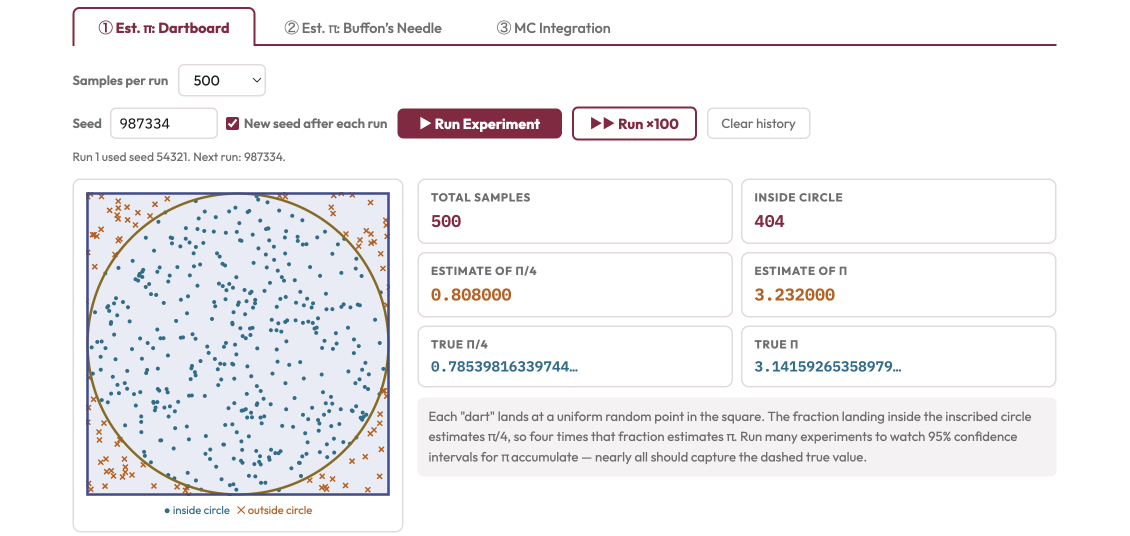
#> input picture monte_carlo/mc_explorer-preview.png, 2260 x 1072 px (shown at 1/2 size)
$ python make_index_preview.py
#> lines starting #> are read from the running program, lines starting #| are printed output that depends on the picture; after the words box and inside, x2 and y2 are one past the last pixel; in counts of white or black regions, pixels touching at a corner belong together
#> `canvas = Image.new('RGB', (W, H), '#ffffff')`: canvas: PIL image 2400x1200 RGB; every value is 255
#!/usr/bin/env python3
"""Build index-preview.png: a 2x2 montage of the four widget previews.

Each tile is center-cropped to the tile aspect, rounded, and floated on a
white ground with a soft drop shadow, in the style of the landing-page
previews on the sibling course sites. Run from the repository root:

    python3 make_index_preview.py

Regenerate whenever one of the four source previews changes, and keep the
og:image:width/height in index.html in step with W and H below. Tiles read
in index order, left to right and top to bottom.
"""

from PIL import Image, ImageDraw, ImageFilter

W, H = 2400, 1200          # canvas; keep the ratio near 2:1 for Twitter/X
MARGIN, GUTTER = 48, 48
RADIUS = 20                # tile corner radius
SHADOW_ALPHA = 60          # 0-255
SHADOW_BLUR = 16
SHADOW_OFFSET = (0, 10)
AA = 4                     # supersampling factor for smooth corners

SOURCES = [
    'monte_carlo/mc_explorer-preview.png',
    'prng/prng_explorer-preview.png',
    'input_modeling/input_analyzer-preview.png',
    'power_analysis/power_explorer-preview.png',
]

tile_w = (W - 2 * MARGIN - GUTTER) // 2
tile_h = (H - 2 * MARGIN - GUTTER) // 2


def center_crop_to(im, w, h):
    """Largest center crop of im with aspect w:h, resized to (w, h)."""
    sw, sh = im.size
    if sw * h > sh * w:                  # too wide: crop the sides
        cw = sh * w // h
        box = ((sw - cw) // 2, 0, (sw - cw) // 2 + cw, sh)
    else:                                # too tall: crop top and bottom
        ch = sw * h // w
        box = (0, (sh - ch) // 2, sw, (sh - ch) // 2 + ch)
    return im.crop(box).resize((w, h), Image.LANCZOS)


def rounded_mask(w, h, radius):
    """Antialiased rounded-rectangle mask, drawn at AA scale."""
#> called with w = 1128, h = 528, radius = 20
    m = Image.new('L', (w * AA, h * AA), 0)
#> m: PIL image 4512x2112 L; every value is 0
    ImageDraw.Draw(m).rounded_rectangle(
        (0, 0, w * AA - 1, h * AA - 1), radius=radius * AA, fill=255)
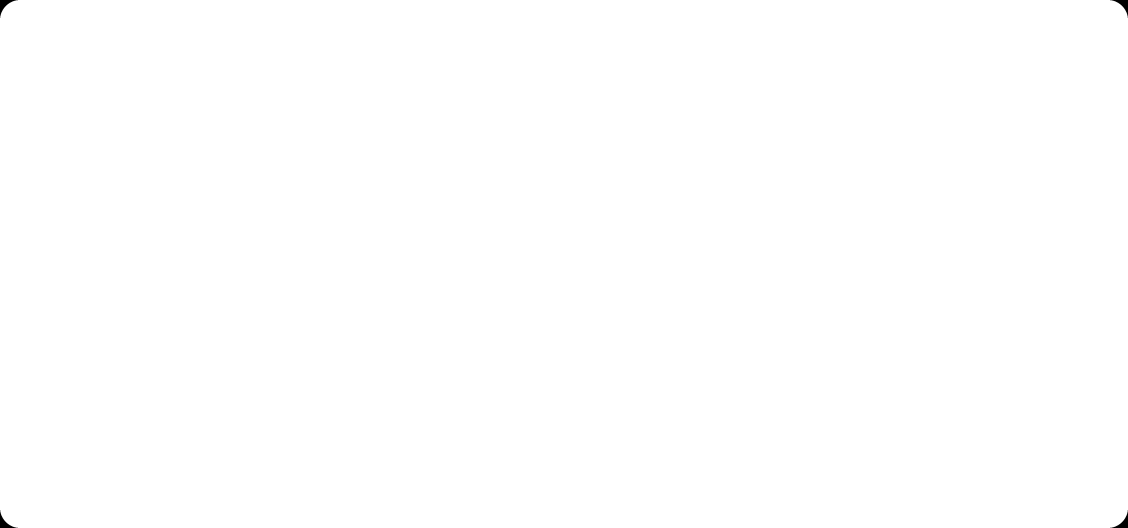
#> m: PIL image 4512x2112 L (shown at 1/4 size); 99.9% white; 4 black regions, box (x1, y1, x2, y2) and area: (0, 0, 72, 72) 1400, (4440, 0, 4512, 72) 1400, (0, 2040, 72, 2112) 1400, (4440, 2040, 4512, 2112) 1400
    return m.resize((w, h), Image.LANCZOS)


canvas = Image.new('RGB', (W, H), '#ffffff')
mask = rounded_mask(tile_w, tile_h, RADIUS)

# One shared shadow stamp: the mask silhouette, blurred.
pad = SHADOW_BLUR * 3
shadow = Image.new('L', (tile_w + 2 * pad, tile_h + 2 * pad), 0)
#> shadow: PIL image 1224x624 L; every value is 0
shadow.paste(mask.point(lambda v: v * SHADOW_ALPHA // 255), (pad, pad))
shadow = shadow.filter(ImageFilter.GaussianBlur(SHADOW_BLUR))
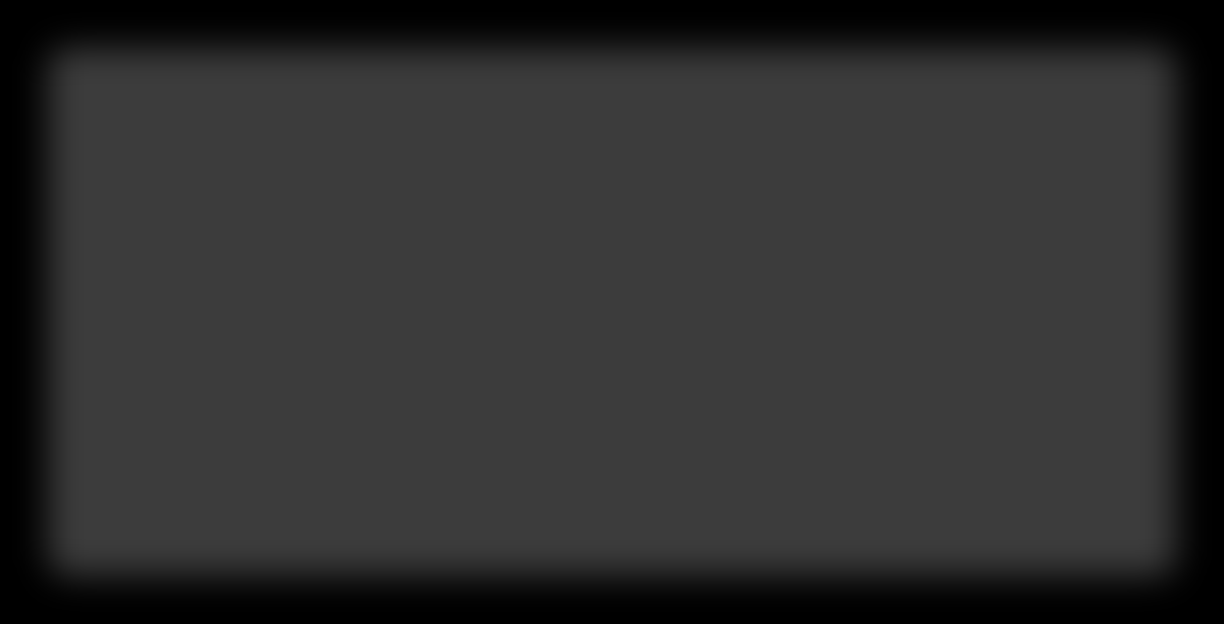
#> shadow: PIL image 1224x624 L; min 0, max 60, mean 46.8

for i, src in enumerate(SOURCES):
    x = MARGIN + (i % 2) * (tile_w + GUTTER)
    y = MARGIN + (i // 2) * (tile_h + GUTTER)
    canvas.paste((0, 0, 0), (x - pad + SHADOW_OFFSET[0], y - pad + SHADOW_OFFSET[1]),
                 shadow)
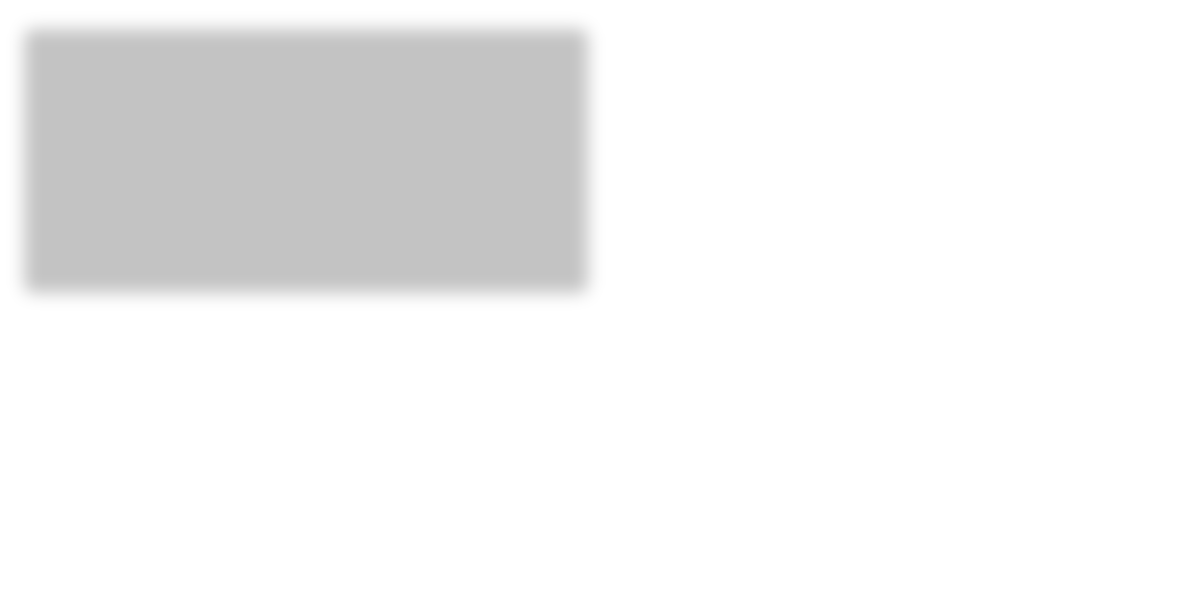
#> canvas: PIL image 2400x1200 RGB (shown at 1/2 size); min 195, max 255, mean 242.6
    tile = center_crop_to(Image.open(src).convert('RGB'), tile_w, tile_h)
#> in center_crop_to, `sw, sh = im.size`: sw = 2260; sh = 1072
#> in center_crop_to, `ch = sw * h // w`: ch = 1057
#> in center_crop_to, `box = (0, (sh - ch) // 2, sw, (sh - ch) // 2 + ch)`: box = (0, 7, 2260, 1064)
#> in center_crop_to, `return im.crop(box).resize((w, h), Image.LANCZOS)`:
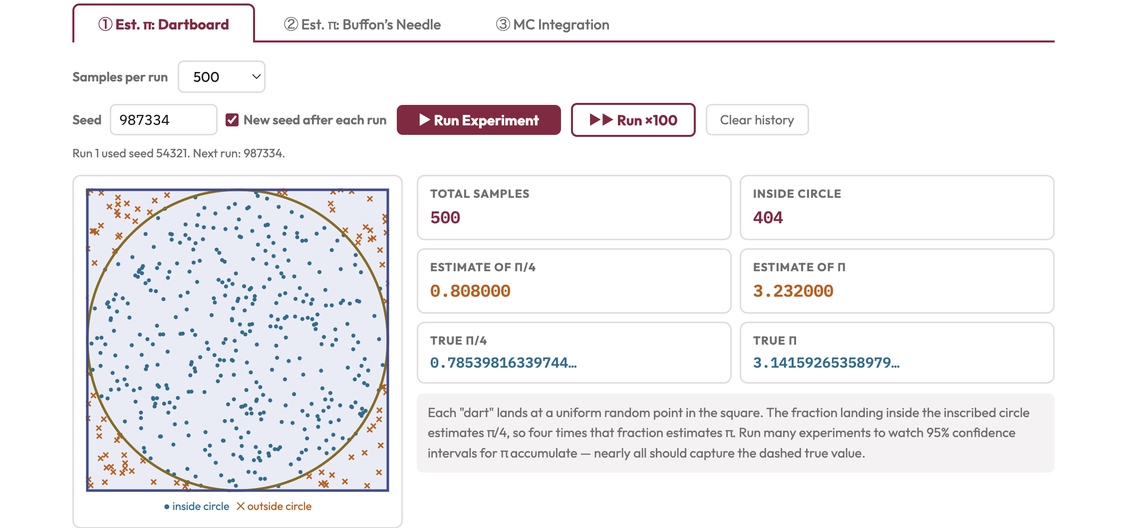
#> returned value: PIL image 1128x528 RGB; mean R, G, B 242.6, 241.4, 243.2
    canvas.paste(tile, (x, y), mask)
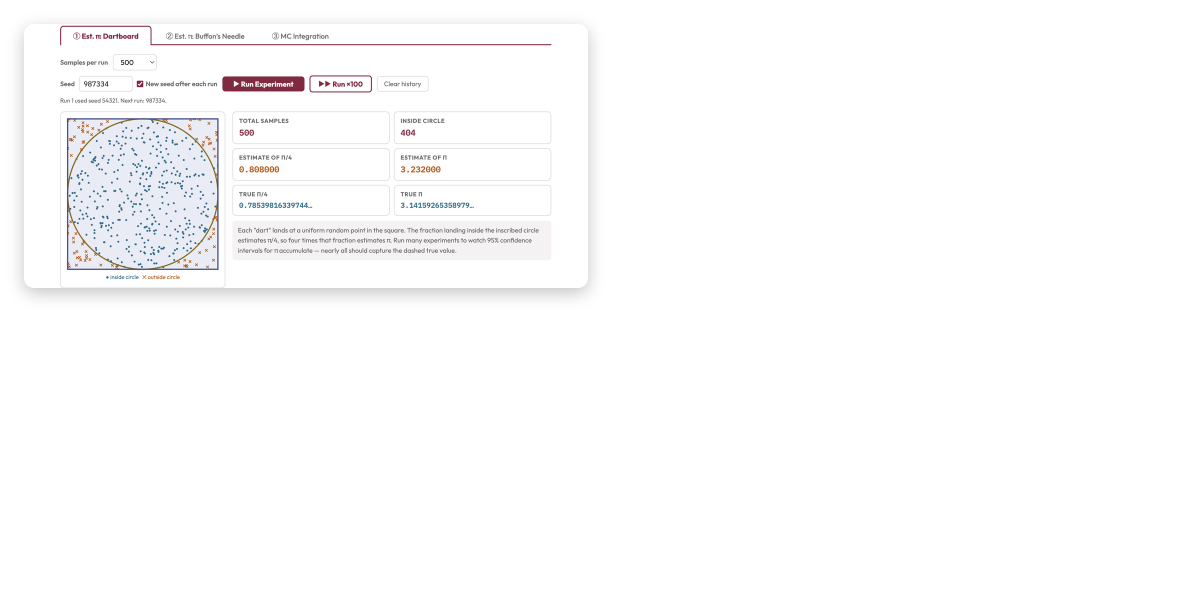
#> canvas: PIL image 2400x1200 RGB (shown at 1/2 size); mean R, G, B 251.9, 251.7, 252.1
#> pass 2 of the loop `for i, src in enumerate(SOURCES):`:
#> `canvas.paste((0, 0, 0), (x - pad + SHADOW_OFFSET[0], y - pad + SHADOW_..`:
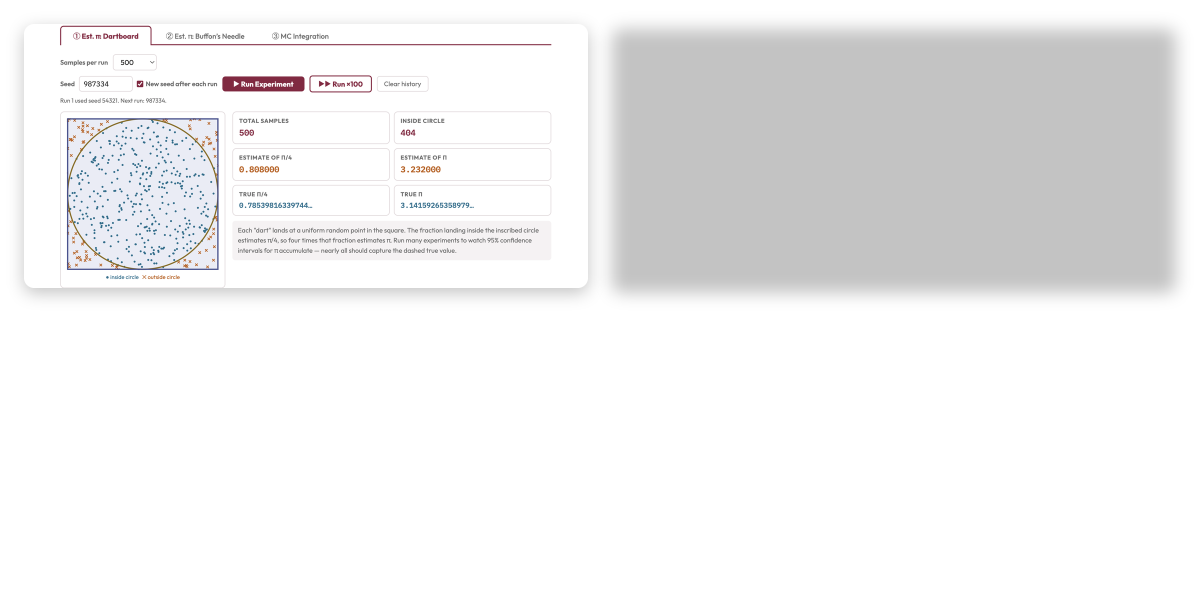
#> canvas: PIL image 2400x1200 RGB (shown at 1/2 size); mean R, G, B 239.5, 239.3, 239.7
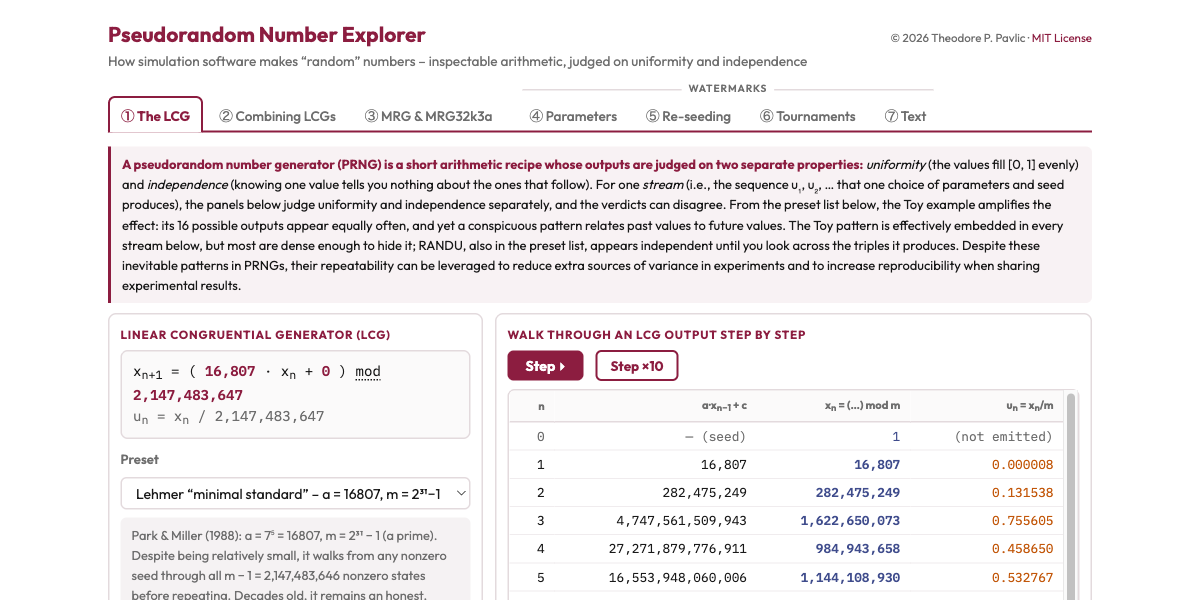
#> input picture prng/prng_explorer-preview.png, 1200 x 600 px
#> `canvas.paste(tile, (x, y), mask)`:
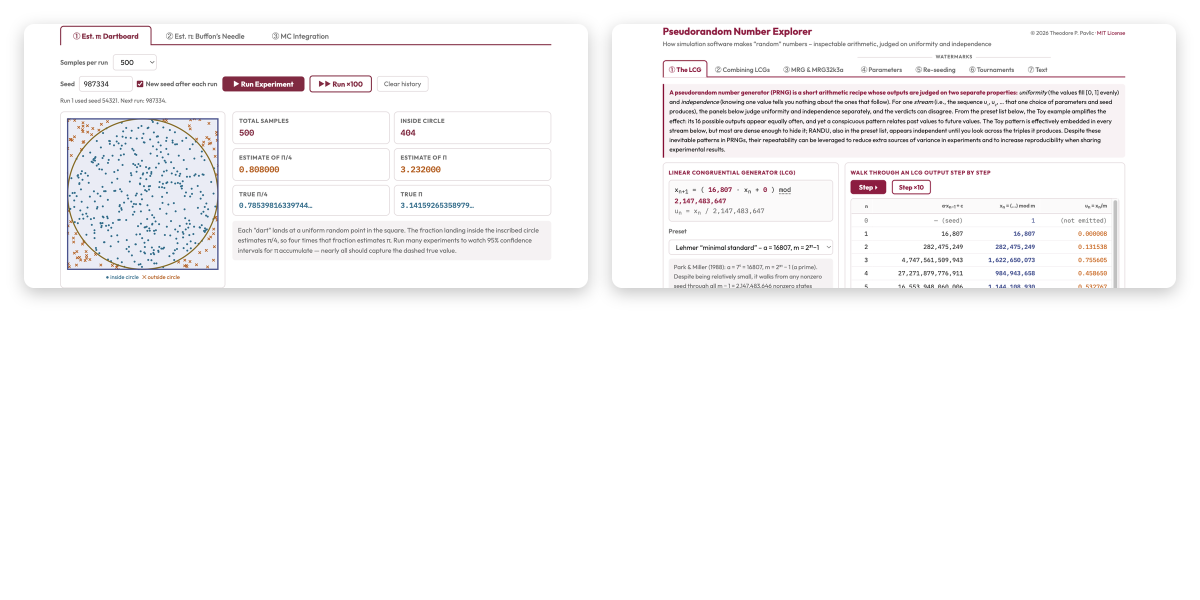
#> canvas: PIL image 2400x1200 RGB (shown at 1/2 size); mean R, G, B 248.6, 247.6, 248.2
#> pass 3 of the loop `for i, src in enumerate(SOURCES):`:
#> `canvas.paste((0, 0, 0), (x - pad + SHADOW_OFFSET[0], y - pad + SHADOW_..`:
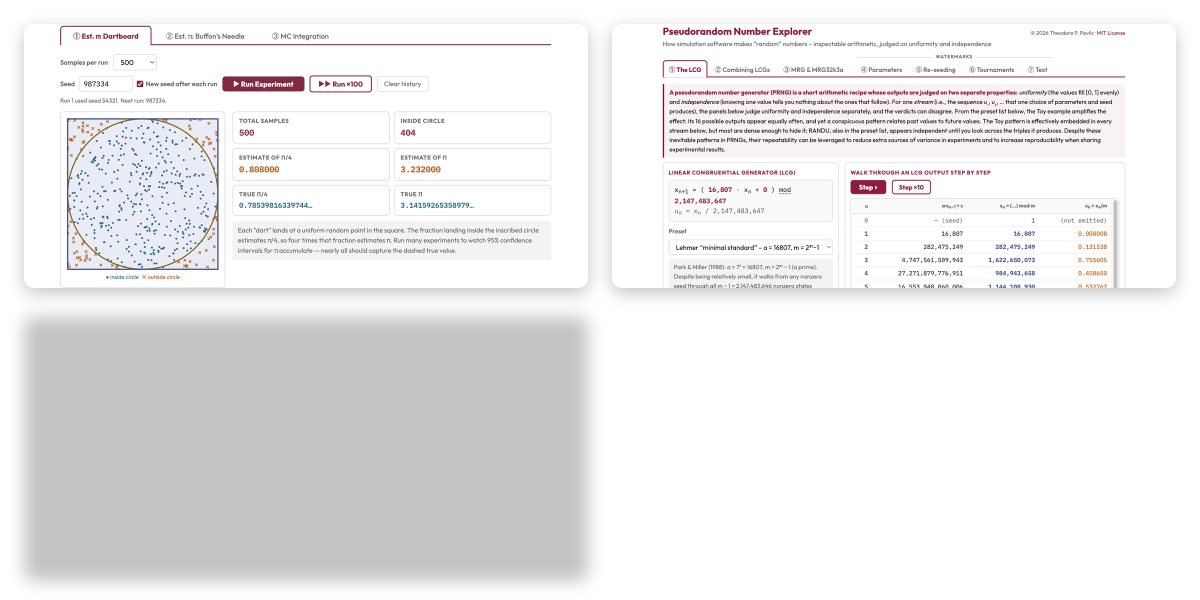
#> canvas: PIL image 2400x1200 RGB (shown at 1/2 size); mean R, G, B 236.2, 235.2, 235.8
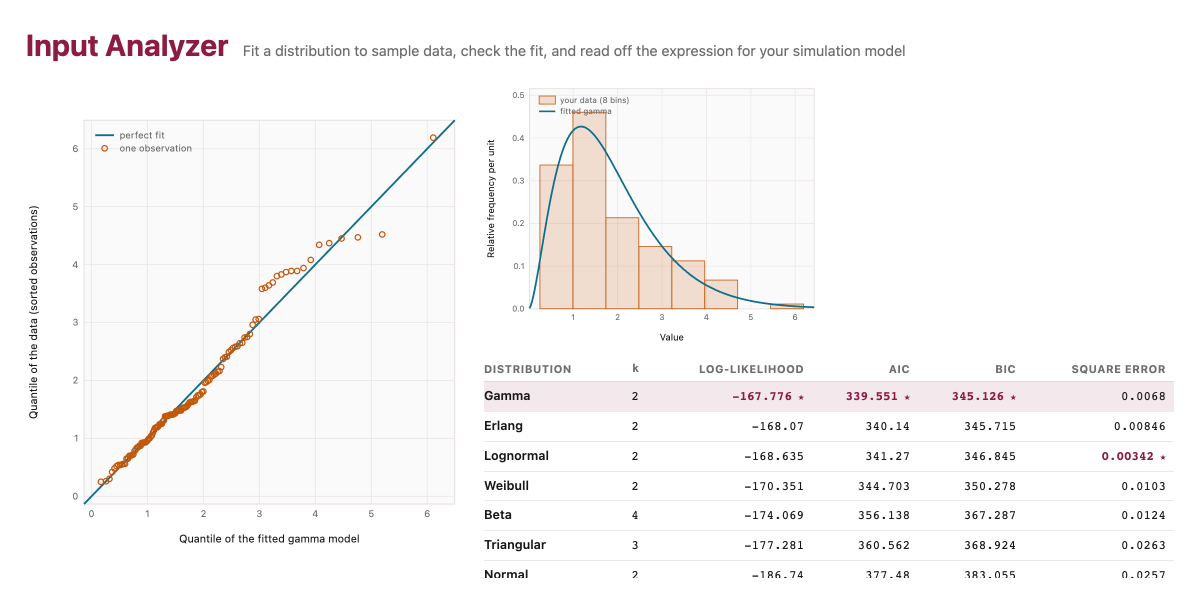
#> input picture input_modeling/input_analyzer-preview.png, 2400 x 1200 px (shown at 1/2 size)
#> `canvas.paste(tile, (x, y), mask)`:
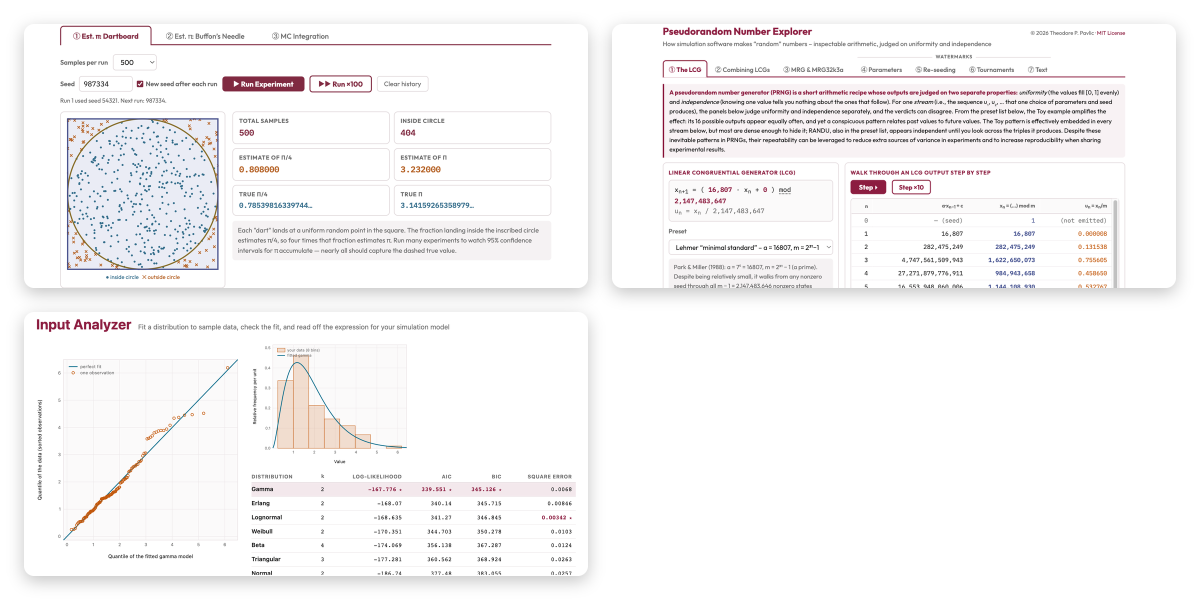
#> canvas: PIL image 2400x1200 RGB (shown at 1/2 size); mean R, G, B 246.8, 245.4, 246
#> the loop made 4 passes; the first 3 are shown

canvas.save('index-preview.png', optimize=True)
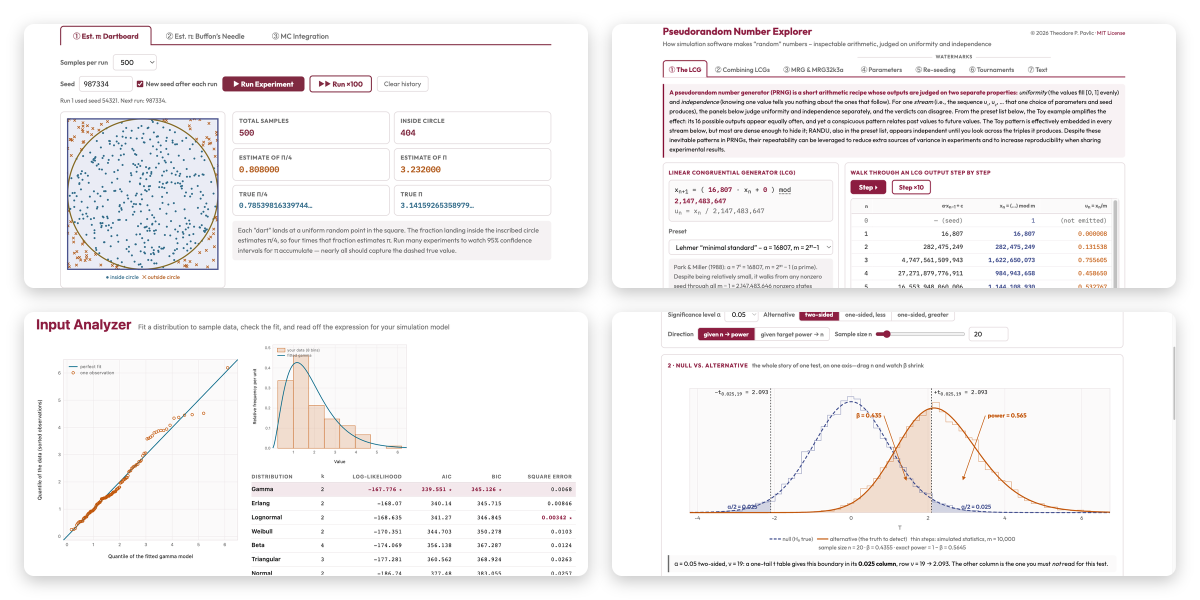
#> saved as index-preview.png: PIL image 2400x1200 RGB (shown at 1/2 size); mean R, G, B 244.9, 242.9, 243.4
print(f'index-preview.png written: {W}x{H}, tiles {tile_w}x{tile_h}')
